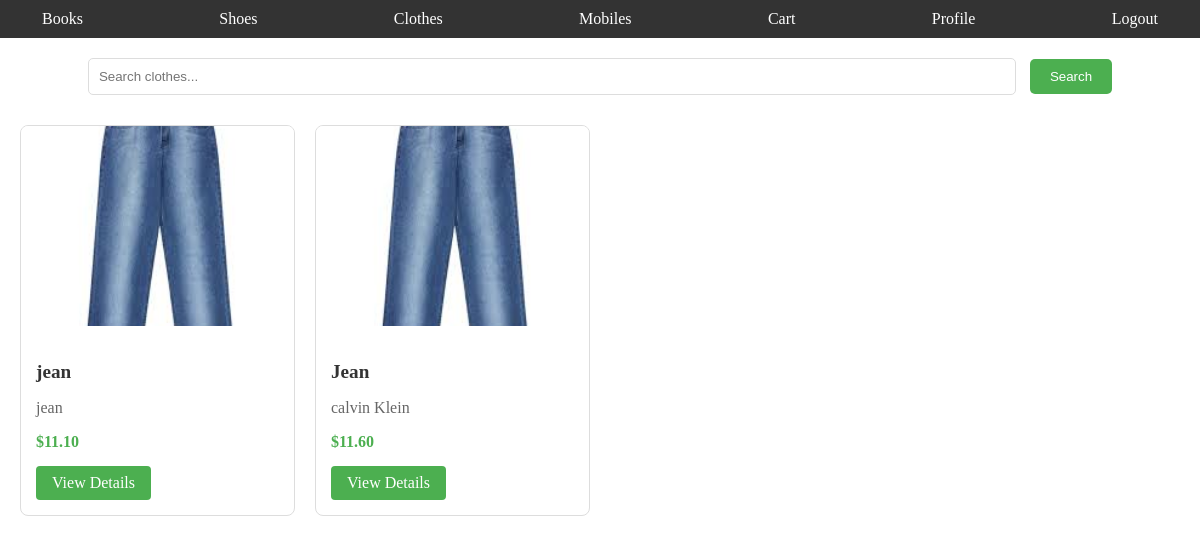
Page /clothes/ on the committed database.
### apps/clothes/models.py (models this page shows, shortened)
class Clothes(models.Model):
    title = models.CharField(max_length=200)
    brand = models.CharField(max_length=100)
    description = models.TextField()
    size = models.CharField(max_length=20)
    color = models.CharField(max_length=50)
    price = models.DecimalField(max_digits=10, decimal_places=2)
    stock = models.PositiveIntegerField(default=0)
    image = models.ImageField(upload_to='clothes/', null=True, blank=True)
    created_at = models.DateTimeField(default=timezone.now)
    updated_at = models.DateTimeField(auto_now=True)
    class Meta:
        verbose_name = 'Clothes'
        verbose_name_plural = 'Clothes'
        ordering = ['-created_at']

### apps/clothes/views.py (the view)
# urls.py: path('', views.clothes_list, name='clothes_list'),
def clothes_list(request):
    query = request.GET.get('q')
    if query:
        clothes = Clothes.objects.filter(
            Q(title__icontains=query) |
            Q(brand__icontains=query) |
            Q(description__icontains=query)
        )
    else:
        clothes = Clothes.objects.all()
    return render(request, 'clothes/clothes_list.html', {'clothes': clothes, 'query': query})

### templates/clothes/clothes_list.html (shortened to what this page needs)
{% extends 'base.html' %}
{% block content %}
<nav class="navbar">
    <ul>
        <li><a href="{% url 'book:book_list' %}">Books</a></li>
        <li><a href="{% url 'shoes:shoes_list' %}">Shoes</a></li>
        <li><a href="{% url 'clothes:clothes_list' %}">Clothes</a></li>
        <li><a href="{% url 'mobiles:mobiles_list' %}">Mobiles</a></li>
        <li><a href="{% url 'cart:view_cart' %}">Cart</a></li>
        <li><a href="{% url 'customer:profile' %}">Profile</a></li>
        <li><a href="{% url 'customer:logout' %}">Logout</a></li>
    </ul>
</nav>
<div class="clothes-container">
    <div class="search-bar">
        <form method="GET" action="{% url 'clothes:clothes_list' %}">
            <input type="text" name="q" value="{{ query|default:'' }}" placeholder="Search clothes...">
            <button type="submit">Search</button>
        </form>
    </div>
    <div class="clothes-grid">
        {% for item in clothes %}
            <div class="clothes-card">
                {% if item.image %}
                    <img src="{{ item.image.url }}" alt="{{ item.title }}" class="clothes-image">
                {% endif %}
                <div class="clothes-info">
                    <h2 class="clothes-title">{{ item.title }}</h2>
                    <p class="clothes-brand">{{ item.brand }}</p>
                    <p class="clothes-price">${{ item.price }}</p>
                    <a href="{% url 'clothes:clothes_detail' item.id %}" class="view-details">View Details</a>
                </div>
            </div>
        {% empty %}
            <p>No clothes found.</p>
        {% endfor %}
    </div>
</div>
{% endblock %}

### templates/clothes/clothes_list.html (style rules this page uses)
.clothes-container { max-width: 1200px; margin: 0 auto; padding: 20px; }
.search-bar { margin-bottom: 30px; text-align: center; }
.search-bar input { padding: 10px; width: 80%; border: 1px solid #ddd; border-radius: 5px; margin-right: 10px; box-sizing: border-box; }
.search-bar button { padding: 10px 20px; background-color: #4CAF50; color: white; border: none; border-radius: 5px; cursor: pointer; }
.clothes-grid { display: grid; grid-template-columns: repeat(auto-fill, minmax(250px, 1fr)); gap: 20px; }
.clothes-card { border: 1px solid #ddd; border-radius: 8px; overflow: hidden; transition: transform 0.3s; background: white; }
.clothes-image { width: 100%; height: 200px; object-fit: cover; }
.clothes-info { padding: 15px; }
.clothes-title { font-size: 1.2em; margin-bottom: 10px; color: #333; }
.clothes-brand { color: #666; margin-bottom: 10px; }
.clothes-price { font-weight: bold; color: #4CAF50; margin-bottom: 15px; }
.view-details { display: inline-block; padding: 8px 16px; background-color: #4CAF50; color: white; text-decoration: none; border-radius: 4px; transition: background-color 0.3s; }
.navbar { background-color: #333; padding: 10px 20px; }
.navbar ul { list-style-type: none; display: flex; justify-content: space-between; margin: 0; padding: 0; }
.navbar li { margin: 0 10px; }
.navbar a { color: #fff; text-decoration: none; padding: 8px 12px; transition: background-color 0.3s; }

### templates/base.html (style rules this page uses)
html, body, main { margin: 0; padding: 0; width: 100%; }

### rows in the picture
Clothes: image (picture), title "jean", brand "jean", price "11.10"
Clothes: image (picture), title "Jean", brand "calvin Klein", price "11.60"
